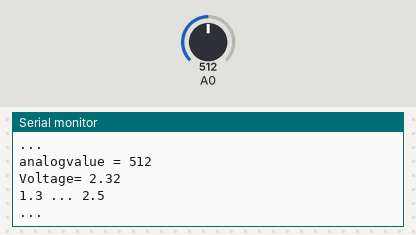
Recording of a sketch running on a simulated Arduino Uno, built with avr-gcc and run on an emulated ATmega328P. Shown: the last lines printed to the serial monitor. The inputs (shaded band) are chosen by the test bench; at power-on: A0 = 512.

Above: at 1.9 s.
2.0 s: A0 set to 716
At 2.52 s:
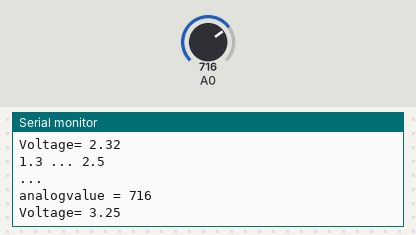
3.5 s: A0 set to 900
At 4.9 s:
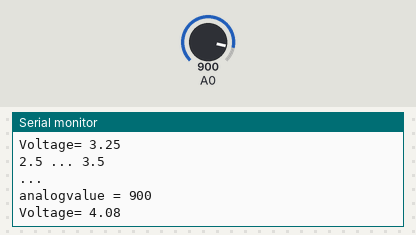
Timing chart, 0 to 6.5 s (numbered marks = the images above; inputs shaded):
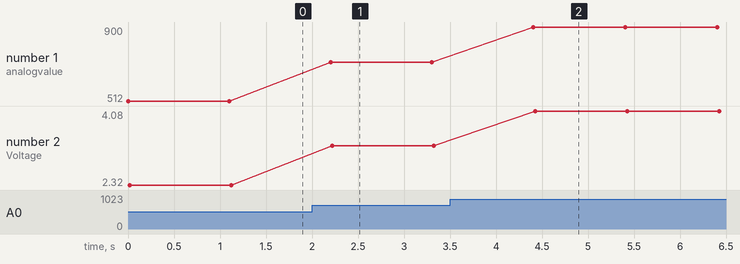

Measured:
- after the input at 2.0 s, the serial monitor: prints a new line after 0.20 s (image 1)
- after the input at 3.5 s, the serial monitor: prints a new line after 0.90 s (image 2)
- plotted number 1: 512 → 716 after the input at 2.0 s, 716 → 900 after the input at 3.5 s
- plotted number 2: 2.32 → 3.25 after the input at 2.0 s, 3.25 → 4.08 after the input at 3.5 s

The sketch:

DS_Task_2.ino
```cpp
#define PIN_LED 8 // Initialization of LED foam.
float input_volt = 0.0; // Variable for output
float data = 0.0; // Variable for converting voltage values
float formula = 0.0; // Variable for the voltage divider calculation formula
float r1 = 4650.0; // First resistor
float r2 = 2350.0; // Second resistor
float x = 1.56; // Basic power supply at input A0
const int delay_prog = 500; // Wait between processes
const int delay_end = 100; // Delay in the end of program

void setup() {
Serial.begin(9600);
}

void loop() {
measure(); // Performance of input voltage measurement
delay(delay_prog);
search(); // Search and comparison of input current
delay(delay_prog);
}

void search() { // Determining the desired value of the input voltage
if (input_volt >= 0 && input_volt < 0.5) { // Device OFF condition
  Serial.println("0 ... 0.5");
  Serial.println("...");
  digitalWrite(PIN_LED, LOW);
  delay(delay_end);
}
else if (input_volt >= 0.5 && input_volt < 1.3) { // Device ON condition
  Serial.println("0.5 ... 1.3");
  Serial.println("...");
  digitalWrite(PIN_LED, HIGH);
  delay(delay_end);
}
else if (input_volt >= 1.3 && input_volt < 2.5) { // Device OFF condition
  Serial.println("1.3 ... 2.5");
  Serial.println("...");
  digitalWrite(PIN_LED, LOW);
  delay(delay_end);
}
else if (input_volt >= 2.5 && input_volt < 3.5) { // Device ON condition
  Serial.println("2.5 ... 3.5");
  Serial.println("...");
  digitalWrite(PIN_LED, HIGH);
  delay(delay_end);
}
}

void measure() { // Function of calculation and transfer of input data
int analogvalue = analogRead(A0); // Reading data from port A0
float formula = r2/(r1+r2); // Calculate the voltage divider
data = (analogvalue * x) / 1024.0; // Voltage conversion
input_volt = data / formula; // Calculate the input voltage

Serial.print("analogvalue = ");
Serial.println(analogvalue);
Serial.print("Voltage= ");
Serial.println(input_volt);
}
```
